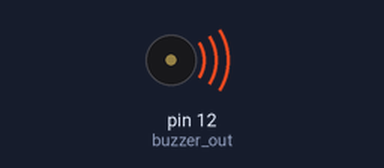
Recording of a sketch running on a simulated Arduino Uno, built with avr-gcc and run on an emulated ATmega328P. Parts: buzzer (waves = sounding).

Above: at 0.1 s.
Timing chart, 0 to 40.0 s (numbered marks = the images above):
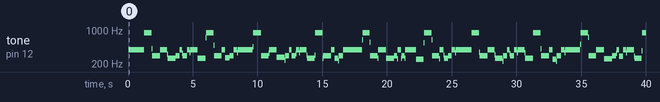

Measured:
- by itself, tone on pin 12 (buzzer_out): plays 391 Hz for 1.2 s, 873 Hz for 0.60 s, 415 Hz for 0.04 s, 293 Hz for 0.60 s, 391 Hz for 0.56 s, 321 Hz for 0.04 s … (120 notes in this stretch)

The sketch:

sketch_nov23a_HornpipeVer01.ino
```cpp
/* Colman O'Keeffe 114712191 23 Nov 2016
* note frequencies from http://www.phy.mtu.edu/~suits/notefreqs.html 1540 23 Nov 2016
Ver 01 period = 1/f in milli secs all values calculated manually on calculator
Ver 02 all periods altered randomly to ensure a know tune is NOT used
the differance in the change in tones is not noticable to me as a layman.
Ver 3 returned note values to original values added A4 minor, B4 minor, E4 Minor & B5
Hornpipe Ver01 added A5
*/

# define Col_c4 3822 // 261.63 Hz period = 1/f in milli secs
# define Col_d4 3405 // 293.66 Hz all values calculated manually on calculator
# define Col_e4m 3214 // 311.13 Hz
# define Col_e4 3037 // 329.63 Hz
# define Col_f4 2863 // 349.23 Hz
# define Col_g4 2551 // 392.00 Hz
# define Col_a4m 2407 // 415.30 Hz
# define Col_a4 2272 // 440.00 Hz
# define Col_b4m 2025 // 493.88 Hz
# define Col_b4 2025 // 493.88 Hz
# define Col_c5 1911 // 523.25 Hz
# define Col_a5 1136 // 880.00 Hz
# define Col_b5 1012 // 987.77 Hz

# define rest 0

// buzzer
int buzzer_out = 12;

// debugging serial out? 1 yes 0 no
int DEBUGGING = 0;

void setup(){
  pinMode(buzzer_out, OUTPUT);
  if (DEBUGGING){
    Serial.begin(9600); // serial out for debug code
  }
}
/* Colmans tune test scale
int colmans_tune[] = {Col_c4, Col_d4, Col_e4, Col_f4, Col_g4, Col_a4, Col_b4, Col_c5};
int colmans_beats[] = {16, 16, 16, 16, 16, 16, 16, 16};
int MAXIMUM_COUNT = sizeof(colmans_tune) / 2; // Tune length i.o.t. loop
*/
// Ver 1 change scale notes in random order altered length of beats in random order
// Ver 2a doubled length of notes in tune added random beats
/*
int colmans_tune[] = {Col_c4, Col_g4, Col_d4, Col_f4, Col_a4, Col_c5, Col_b4, Col_e4, Col_c4, Col_g4, Col_d4, Col_f4, Col_a4, Col_c5, Col_b4, Col_e4};
int colmans_beats[] = {30, 16, 20, 10, 40, 20, 60, 20, 40, 10, 40, 20, 30, 10, 60, 20};
int MAXIMUM_COUNT = sizeof(colmans_tune) / 2; // Tune length i.o.t. loop
*/
/* Ver 3 attempt at Greensleeves
* chords from https://www.acousticmusicarchive.com/greensleeves-chords-lyrics
int colmans_tune[] = {Col_g4, Col_d4, Col_b4m, Col_a4m, Col_b4, Col_g4, Col_d4, Col_b4m, Col_c4, Col_b5, Col_e4m};
int colmans_beats[] = {60, 20, 20, 60, 40, 60, 20, 40, 40, 10, 30};
int MAXIMUM_COUNT = sizeof(colmans_tune) / 2; // Tune length i.o.t. loop
*/

int hornpipe_tune[] = {Col_g4, Col_a5, Col_d4, Col_g4, Col_c4, Col_d4, Col_g4, Col_d4, Col_g4, Col_g4, Col_c4, Col_a5, Col_d4,  Col_g4, Col_c4, Col_d4, Col_g4};
int hornpipe_beats[] = {40, 20, 20, 20, 20, 10, 8, 10, 8, 20, 20, 20, 20, 10, 10, 10, 10};
int MAXIMUM_COUNT = sizeof(hornpipe_tune) / 2; // Tune length i.o.t. loop

// tempo
long tempo = 30000;  // Ver3 for Greensleeves original tempo lengthened from 10000 to 30000
// length of pause
int pause  = 5000; // original pause increased from 1000 to 5000
// add to loop to pause for 1 sec
int rest_count = 100;

// setup variables for main function
int note = 0;
int beat = 0;
long duration = 0;

// try to play a note
void play_note(){
  long time_so_far = 0;
  if (note > 0){
    while(time_so_far < duration){
      // buzzer on
      digitalWrite(buzzer_out, HIGH);
      delayMicroseconds(note / 2);
      // buzzer off
      digitalWrite(buzzer_out, LOW);
      delayMicroseconds(note / 2);
      // how much time has gone by
      time_so_far += (note);
    }
  }
  else{
    for (int restbeat = 0; restbeat < rest_count; restbeat++){
      delayMicroseconds(duration);
    }
  }
}

// Try to play the entire scale
void loop(){
  for (int timer = 0; timer < MAXIMUM_COUNT; timer++){
    note = hornpipe_tune[timer];
    beat = hornpipe_beats[timer];

    duration = beat * tempo;

    play_note();

    delayMicroseconds(pause);

    if (DEBUGGING){
      Serial.println(timer);
      Serial.println("times round loop:");
      Serial.println(note);
      Serial.println("-note");
      Serial.println(beat);
      Serial.println("-beat");
      Serial.println(duration);
      Serial.println("-duration");
    }
  }
}
```
